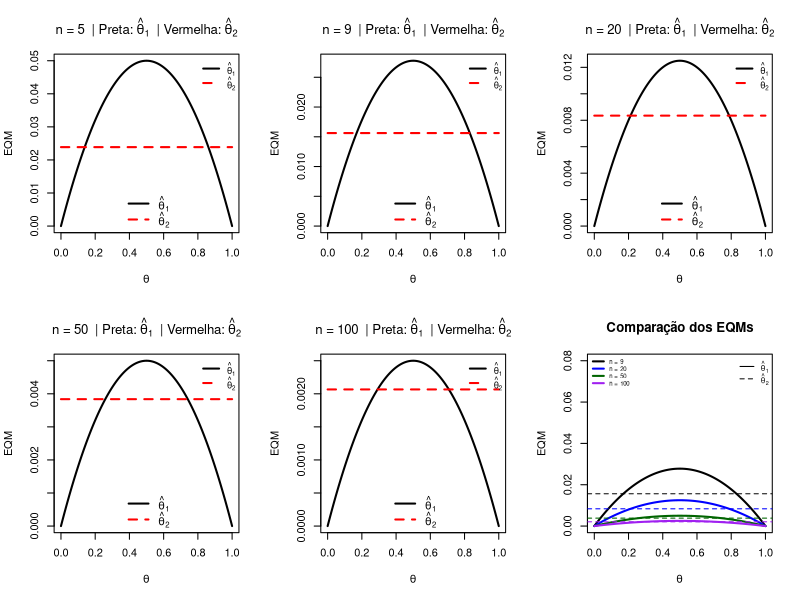

Reproduce this figure in R.
## ---- chunk 1
# Sequência de theta
theta <- seq(0, 1, length.out = 500)

# Valores de n que você quer comparar
n_vals <- c(5, 9, 20, 50, 100)
## ---- chunk 2
par(mfrow = c(2, 3))  # vários gráficos

for (n in n_vals) {
  
  # EQM do estimador 1
  eqm1 <- theta * (1 - theta) / n
  
  # EQM do estimador 2 (constante em theta)
  eqm2 <- rep(n / (4 * (sqrt(n) + n)^2), length(theta))
  
  # Plot
  plot(theta, eqm1, type = "l", lwd = 2,
       ylim = c(0, max(eqm1, eqm2)),
       main = bquote(
         "n =" ~ .(n) ~ " | Preta:" ~ hat(theta)[1] ~ " | Vermelha:" ~ hat(theta)[2]),
       xlab = expression(theta),
       ylab = "EQM")
  
  # Linha do segundo estimador
  lines(theta, eqm2, col = "red", lwd = 2, lty = 2)
  
  # Legenda
   legend("bottom", legend = c(expression(hat(theta)[1]),
                           expression(hat(theta)[2])),
       col = c("black", "red"),
       lwd = 2, lty = c(1,2), bty = "n")
  
  legend("topright",
        legend = c(expression(hat(theta)[1]),
                    expression(hat(theta)[2])),
        col = c("black", "red"),
       lwd = 2, lty = c(1,2), bty = "n", cex = 0.8)
}
## ---- chunk 3
theta <- seq(0, 1, length.out = 500)
n_vals <- c(9, 20, 50, 100)

plot(NULL, xlim = c(0,1), ylim = c(0,0.08),
     xlab = expression(theta), ylab = "EQM",
     main = "Comparação dos EQMs")

colors <- c("black", "blue", "darkgreen", "purple")

for (i in seq_along(n_vals)) {
  n <- n_vals[i]
  
  eqm1 <- theta * (1 - theta) / n
  eqm2 <- 1 / (4 * (sqrt(n) + 1)^2)
  
  lines(theta, eqm1, col = colors[i], lwd = 2)
  abline(h = eqm2, col = colors[i], lty = 2)
}

legend("topleft",
       legend = paste("n =", n_vals),
       col = colors, lwd = 2, bty = "n", cex=0.55)
legend("topright",
       legend = c(expression(hat(theta)[1]),
                  expression(hat(theta)[2])),
       lty = c(1, 2),
       col = "black",
       bty = "n",
       cex = 0.7)
